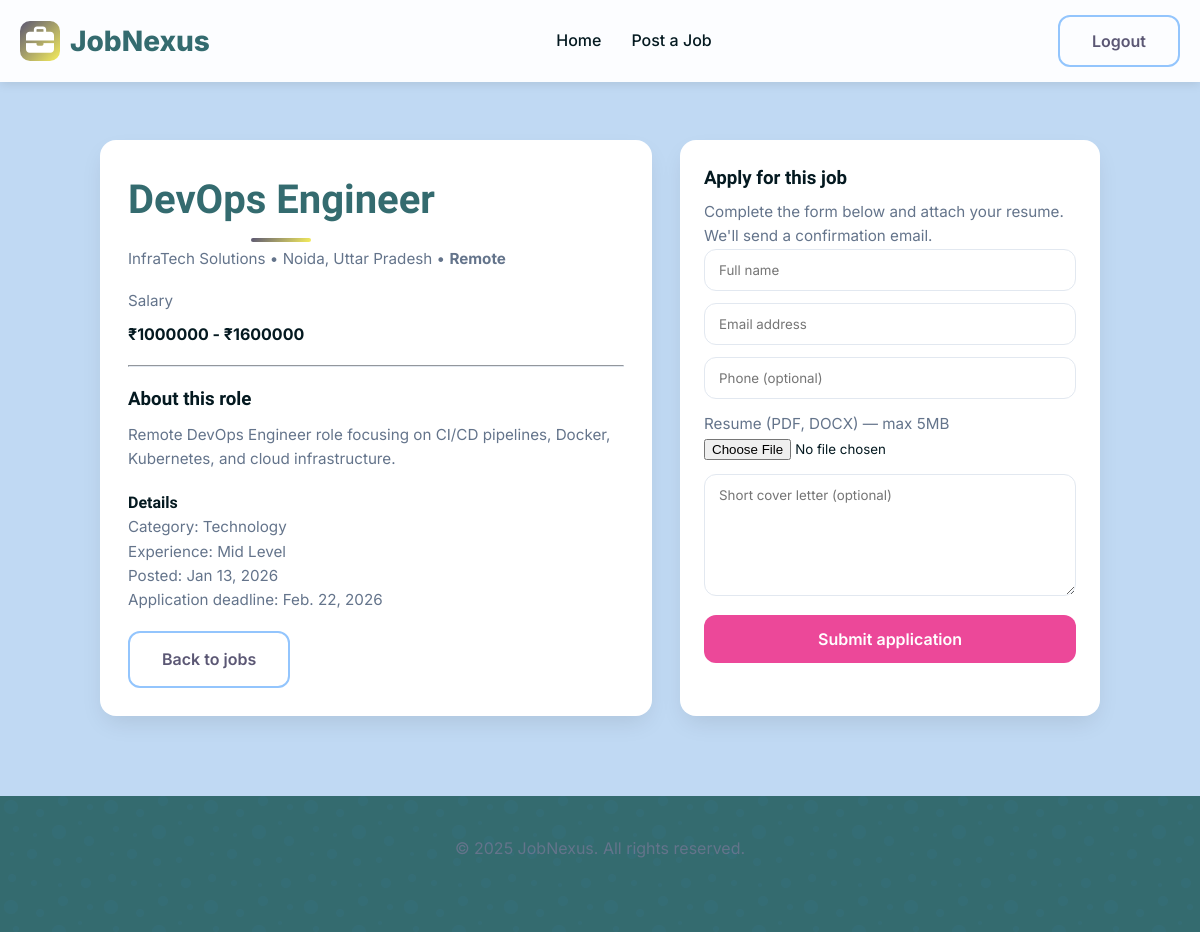
Screenshot of /jobs/15/apply/ (signed in) with the database file from the repository.
### jobs/models.py (models this page shows, shortened)
class Job(models.Model):
    JOB_TYPE_CHOICES = [
        ('Full-time', 'Full-time'),
        ('Part-time', 'Part-time'),
        ('Contract', 'Contract'),
        ('Remote', 'Remote'),
        ('Internship', 'Internship'),
    ]
    JOB_CATEGORY_CHOICES = [
        ('Technology', 'Technology'),
        ('Finance', 'Finance'),
        ('Healthcare', 'Healthcare'),
        ('Education', 'Education'),
        ('Marketing', 'Marketing'),
        ('Sales', 'Sales'),
        ('Design', 'Design'),
        ('Other', 'Other'),
    ]
    title = models.CharField(max_length=200)
    company = models.CharField(max_length=150)
    company_website = models.URLField(
        max_length=300,
        blank=True,
        null=True
    )
    company_email = models.EmailField(
        max_length=254
    )
    company_phone = models.CharField(
    max_length=20,
    help_text="Include country code, e.g. +91XXXXXXXXXX"
    )
    location = models.CharField(max_length=100)
    category = models.CharField(max_length=100, choices=JOB_CATEGORY_CHOICES)
    experience = models.CharField(
        max_length=100,
        choices=[
            ('Entry Level', 'Entry Level'),
            ('Mid Level', 'Mid Level'),
            ('Senior Level', 'Senior Level'),
            ('Executive', 'Executive'),
        ]
    )
    job_type = models.CharField(
        max_length=20,
        choices=JOB_TYPE_CHOICES
    )
    number_of_positions = models.PositiveIntegerField(
        default=1
    )
    salary_min = models.IntegerField()
    salary_max = models.IntegerField()
    application_deadline = models.DateField()
    description = models.TextField()
    posted_at = models.DateTimeField(auto_now_add=True)

### jobs/views.py (the view, shortened to what this page needs)
# urls.py: path('jobs/<int:job_id>/apply/', apply_job, name='apply_job'),
@login_required(login_url='/login/')
def apply_job(request, job_id):
    job = get_object_or_404(Job, id=job_id)
    return render(request, 'jobs/apply_job.html', {'job': job})

### jobs/templates/jobs/apply_job.html (shortened to what this page needs)
{% load static %}
<!DOCTYPE html>
<html lang="en">
<head>
  <link rel="stylesheet" href="https://cdnjs.cloudflare.com/ajax/libs/font-awesome/7.0.0/css/all.min.css">
  <link rel="stylesheet" href="{% static 'jobs/css/style.css' %}">
</head>
<body>
  <header>
    <div class="container nav-container">
      <a href="{% url 'home' %}" class="logo"><div class="logo-icon"><i class="fas fa-briefcase"></i></div>JobNexus</a>
      <nav>
        <ul class="nav-menu">
          <li><a href="{% url 'home' %}" class="nav-link">Home</a></li>
          {% if user.is_authenticated %}
            <li><a href="{% url 'post_job' %}" class="nav-link">Post a Job</a></li>
          {% else %}
            <li><a href="{% url 'login' %}?next={% url 'post_job' %}" class="nav-link">Post a Job</a></li>
          {% endif %}
        </ul>
      </nav>
      <div class="nav-actions">
        {% if user.is_authenticated %}
          <form method="post" action="{% url 'logout' %}" style="display:inline;">
            <button type="submit" class="btn btn-secondary">Logout</button>
          </form>
        {% else %}
          <a href="{% url 'login' %}" class="btn btn-secondary">Login</a>
          <a href="{% url 'register' %}" class="btn">Register</a>
        {% endif %}
      </div>
    </div>
  </header>
  <main class="apply-wrapper">
    <div class="container">
      <div class="apply-card">
        <div class="job-panel">
          <h2 class="section-title">{{ job.title }}</h2>
          <div class="muted">{{ job.company }} • {{ job.location }} • <strong>{{ job.job_type }}</strong></div>
          <div style="margin:18px 0 8px;" class="muted">Salary</div>
          <div style="font-weight:700">₹{{ job.salary_min }} - ₹{{ job.salary_max }}</div>
          <hr style="margin:18px 0;border-color:var(--gray-light)">
          <h3 style="margin-bottom:8px">About this role</h3>
          <p class="muted">{{ job.description|linebreaksbr }}</p>
          <h4 style="margin-top:18px">Details</h4>
          <ul class="muted">
            <li>Category: {{ job.category }}</li>
            <li>Experience: {{ job.experience }}</li>
            <li>Posted: {{ job.posted_at|date:"M j, Y" }}</li>
            <li>Application deadline: {{ job.application_deadline|default:"N/A" }}</li>
          </ul>
          <div style="margin-top:18px">
            <a href="{% url 'home' %}" class="btn btn-secondary">Back to jobs</a>
          </div>
        </div>
        <div class="apply-panel">
          <h3 style="margin-bottom:6px">Apply for this job</h3>
          <p class="muted">Complete the form below and attach your resume. We'll send a confirmation email.</p>
          <form method="post" action="" enctype="multipart/form-data">
            <input class="apply-input" type="text" name="full_name" placeholder="Full name" required>
            <input class="apply-input" type="email" name="email" placeholder="Email address" required>
            <input class="apply-input" type="tel" name="phone" placeholder="Phone (optional)">
            <div class="apply-file">
              <label class="muted">Resume (PDF, DOCX) — max 5MB</label>
              <input type="file" name="resume" accept="application/pdf,application/msword,application/vnd.openxmlformats-officedocument.wordprocessingml.document" required>
            </div>
            <textarea class="apply-input" name="cover_letter" rows="6" placeholder="Short cover letter (optional)"></textarea>
            <button type="submit" class="btn btn-accent" style="width:100%">Submit application</button>
          </form>
        </div>
      </div>
    </div>
  </main>
  <footer>
    <div class="container">
      <div style="padding:40px 0;text-align:center;color:var(--gray)">© 2025 JobNexus. All rights reserved.</div>
    </div>
  </footer>
</body>
</html>

### jobs/static/jobs/css/style.css (style rules this page uses)
:root { --primary: #5b5774; --primary-dark: #8ae1d1; --primary-light: #93c5fd; --secondary: #f6ee5c; --accent: #ec4899; --dark: #041920; --darker: #346b6f; --light: #c0d9f3; --lighter: #ffffff; --gray: #64748b; --gray-light: #e2e8f0; --gray-lighter: #f1f5f9; --success: #10b981; --warning: #f59e0b; --error: #ef4444; --radius: 12px; --radius-lg: 16px; --shadow: 0 10px 25px -5px rgba(0, 0, 0, 0.1); --shadow-lg: 0 20px 40px -10px rgba(0, 0, 0, 0.15); --transition: all 0.3s ease; --gradient: linear-gradient(135deg, var(--primary), var(--secondary)); }
* { margin: 0; padding: 0; box-sizing: border-box; }
body { font-family: 'Inter', sans-serif; color: var(--dark); line-height: 1.6; background-color: var(--light); overflow-x: hidden; }
h1, h2, h3, h4, h5, h6 { font-family: 'Plus Jakarta Sans', sans-serif; font-weight: 700; }
a { text-decoration: none; color: inherit; }
ul { list-style: none; }
input, select, button, textarea { font-family: inherit; }
.container { width: 100%; max-width: 1200px; margin: 0 auto; padding: 0 20px; }
input { font-family: 'Inter', sans-serif; }
.btn { display: inline-flex; align-items: center; justify-content: center; gap: 8px; padding: 14px 32px; background: var(--gradient); color: white; border-radius: var(--radius); font-weight: 600; transition: var(--transition); border: none; cursor: pointer; font-size: 16px; position: relative; overflow: hidden; z-index: 1; }
.btn::before { content: ''; position: absolute; top: 0; left: 0; width: 0%; height: 100%; background: linear-gradient(135deg, var(--primary-dark), var(--secondary)); transition: var(--transition); z-index: -1; }
.btn-secondary { background: transparent; color: var(--primary); border: 2px solid var(--primary-light); }
.btn-secondary::before { display: none; }
.btn-accent { background: var(--accent); }
.btn-accent::before { background: #db2777; }
header { position: fixed; top: 0; left: 0; width: 100%; background: rgba(255, 255, 255, 0.95); backdrop-filter: blur(10px); z-index: 1000; box-shadow: 0 2px 10px rgba(0, 0, 0, 0.1); padding: 15px 0; transition: var(--transition); }
.nav-container { display: flex; justify-content: space-between; align-items: center; }
.logo { font-size: 28px; font-weight: 800; color: var(--darker); display: flex; align-items: center; gap: 10px; }
.logo-icon { width: 40px; height: 40px; background: var(--gradient); border-radius: 10px; display: flex; align-items: center; justify-content: center; color: white; }
.nav-menu { display: flex; gap: 30px; }
.nav-link { font-weight: 500; transition: var(--transition); position: relative; }
.nav-link::after { content: ''; position: absolute; bottom: -5px; left: 0; width: 0; height: 2px; background: var(--gradient); transition: var(--transition); }
.nav-actions { display: flex; align-items: center; gap: 15px; }
.section-title { font-size: 2.8rem; font-weight: 800; margin-bottom: 15px; color: var(--darker); position: relative; display: inline-block; }
.section-title::after { content: ''; position: absolute; bottom: -10px; left: 50%; transform: translateX(-50%); width: 60px; height: 4px; background: var(--gradient); border-radius: 2px; }
footer { background: var(--darker); color: white; padding: 0 0 30px; position: relative; }
footer::before { content: ''; position: absolute; top: 0; left: 0; width: 100%; height: 100%; }
@media (max-width: 1200px) { .section-title { font-size: 2.5rem; } }

### jobs/templates/jobs/apply_job.html (style rules this page uses)
.apply-wrapper { padding: 140px 20px 80px; min-height: 70vh; }
.apply-card { max-width: 1000px; margin: 0 auto; display: grid; grid-template-columns: 1fr 420px; gap: 28px; }
.job-panel { background: white; padding: 28px; border-radius: 16px; box-shadow: var(--shadow); }
.apply-panel { background: white; padding: 24px; border-radius: 16px; box-shadow: var(--shadow); }
.apply-input { width:100%; padding:12px 14px; border:1px solid var(--gray-light); border-radius:12px; margin-bottom:12px; }
.apply-file { margin-bottom:12px; }
.muted { color:var(--gray); font-size:0.95rem; }

### rows the page displays
Job: title "DevOps Engineer", company "InfraTech Solutions", location "Noida, Uttar Pradesh", job_type "Remote", salary_min "1000000", salary_max "1600000", description "Remote DevOps Engineer role focusing on CI/CD pipelines, Docker, Kubernetes, and cloud infrastructure.", category "Technology", experience "Mid Level", posted_at "Jan 13, 2026", application_deadline "Feb. 22, 2026"
